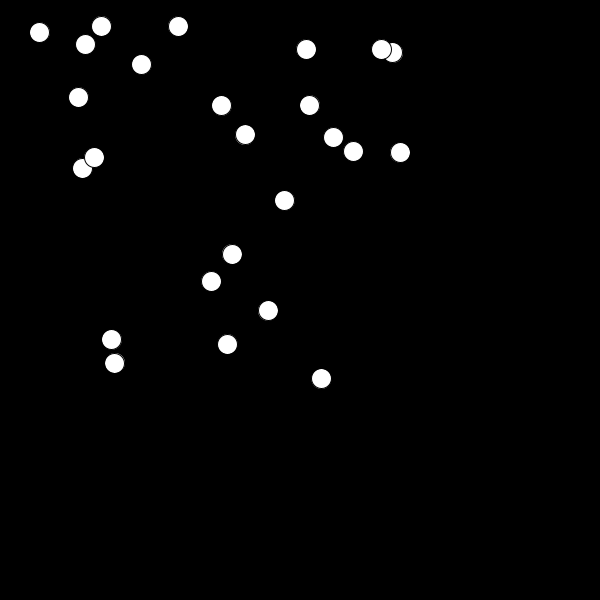
Frame 1 (no input)
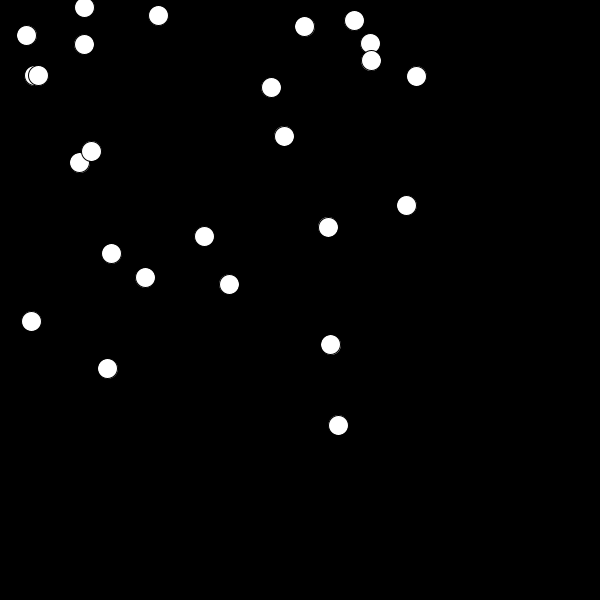
Frame 60 (the mouse pressed at the canvas centre just before this capture)
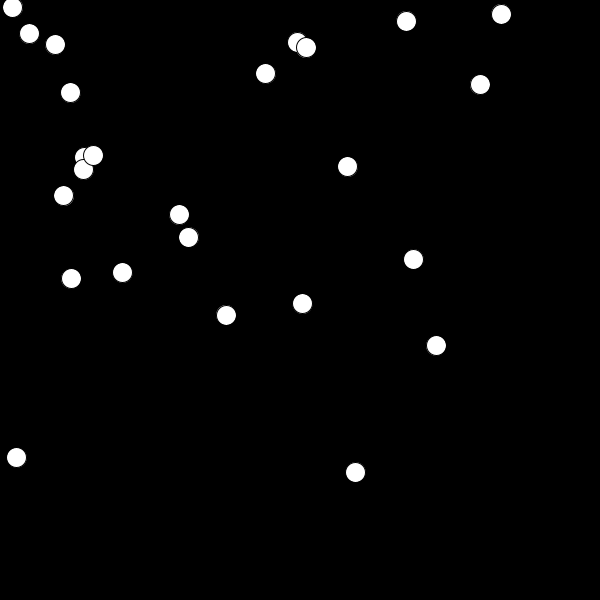
Frame 120 (the mouse held since frame 60 and released just before this capture)

The Processing sketch that drew these frames (run headless with seeded random() and noise(); from frame 60 on, the mouse is pressed at the canvas centre):

// Processing sketch: Chain_Reaction
// ── Chain_Reaction.pde
Ball[] balls;

boolean reactionStarted;

void setup() {
 size(600,600);
 reactionStarted = false;//state vars much?
 balls = new Ball[25];
 for (int i = 0; i < balls.length; i++) {
    balls[i] = new Ball();
 }
 //more code
}

void draw() {
  background(0);
  for (int i = 0 ; i < balls.length ; i++) {
    balls[i].move();
    collision();
  }
}

//if distance between 2 balls is less than their radii combined, 
// then they bounce off of each other
//the balls kind of bounce , i don't know how to implement this :(
void collision() {
  for (int x = 0 ; x < balls.length-1 ; x ++) {
      int y = (int)(x + random(balls.length-x-1));    
      float tmpx = balls[x].x - balls[y].x;
      float tmpy = balls[x].y - balls[y].y;
      float dist = sqrt(tmpx*tmpx + tmpy*tmpy);
      if (dist < balls[x].rad/2 + balls[y].rad/2) {
        /*
        if (reactionStarted) {
          balls[x].pop();
          balls[y].pop();
        }*/
          balls[x].dx = -balls[x].dx;
          balls[x].dy = -balls[x].dy;
          balls[y].dx = -balls[y].dx;
          balls[y].dy = -balls[y].dy;
      }
  }
}

//when mouse is clicked
void mouseClicked() {
  if (reactionStarted)  reactionStarted = false;
  else { reactionStarted = true; }
}
// ── Ball.pde
class Ball {
  
  float x;
  float y;
  float rad;//this is actually the diameter
  color c;
  float dx;
  float dy;
  int state;
  
 Ball() {
  
   float r = random(256);
   float g = random(256);
   float b = random(256);
   c = color(r,g,b);
   rad = 20;
   x = random((width-width/3)) + rad;
   y = random((height-width/3)) + rad;
   dx = random(5)-3;
   dy = random(5)-3;
 }
 
 void move() {
   ellipse(x,y,rad,rad);
   x = x+dx;
   y = y+dy;
   bounce();
 }

 //if ball reaches border, bounce
 void bounce() {
   if (checkCollisionX()) { 
     dx = -dx;
   }
   if (checkCollisionY()) { 
     dy = -dy;
   }     
 }
 
 boolean checkCollisionX() {
   if (x > 600-rad/2 || x < 0+rad/2) return true;
   return false;
 }
 
 boolean checkCollisionY() {
   if (y > 600-rad/2 || y < 0+rad/2) return true;
   return false; 
 }

//balls grow then shrink
/*
void pop() {
  dx = 0;
  dy = 0;
  while (rad < 50) {
    rad = rad+1;
  }
  while (rad > 50) {
    rad = rad-1;
  }
}*/
}  
 
